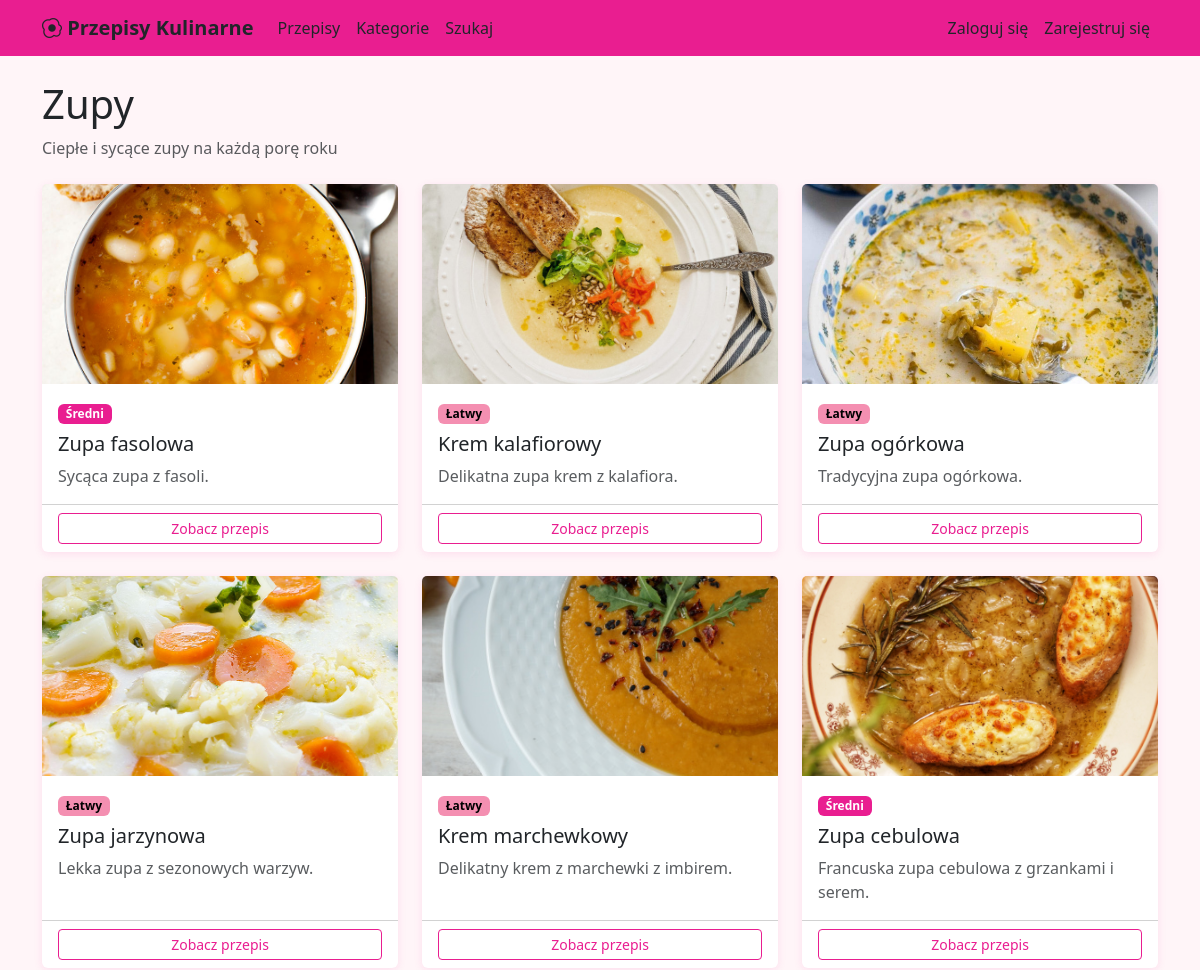
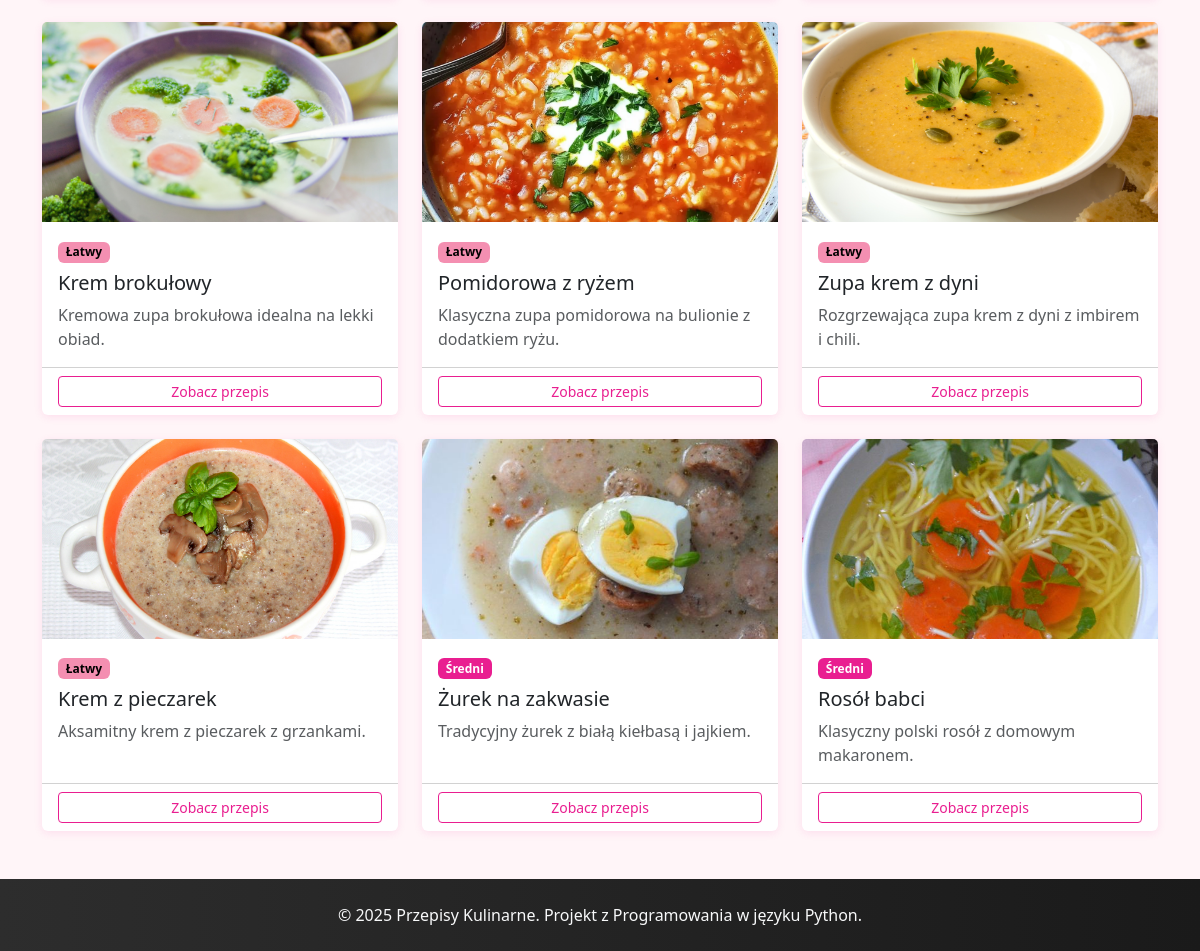
The app's page /kategoria/zupy/ with its own data (2 pictures, top to bottom).
### recipes/models.py (models this page shows, shortened)
class Category(models.Model):
    name = models.CharField(max_length=100, unique=True, verbose_name='Nazwa')
    slug = models.SlugField(max_length=100, unique=True)
    description = models.TextField(blank=True, verbose_name='Opis')
    image = models.ImageField(upload_to='categories/', blank=True, null=True, verbose_name='Zdjęcie')
    class Meta:
        verbose_name = 'Kategoria'
        verbose_name_plural = 'Kategorie'
        ordering = ['name']

class Recipe(models.Model):
    DIFFICULTY_CHOICES = [
        ('easy', 'Łatwy'),
        ('medium', 'Średni'),
        ('hard', 'Trudny'),
    ]
    title = models.CharField(max_length=200, verbose_name='Tytuł')
    slug = models.SlugField(max_length=200, unique=True)
    author = models.ForeignKey(User, on_delete=models.CASCADE, related_name='recipes', verbose_name='Autor')
    category = models.ForeignKey(Category, on_delete=models.SET_NULL, null=True, related_name='recipes', verbose_name='Kategoria')
    tags = models.ManyToManyField(Tag, blank=True, related_name='recipes', verbose_name='Tagi')
    description = models.TextField(verbose_name='Opis')
    instructions = models.TextField(verbose_name='Instrukcje przygotowania')
    prep_time = models.PositiveIntegerField(verbose_name='Czas przygotowania (min)')
    cook_time = models.PositiveIntegerField(verbose_name='Czas gotowania (min)')
    servings = models.PositiveIntegerField(default=4, verbose_name='Liczba porcji')
    difficulty = models.CharField(max_length=10, choices=DIFFICULTY_CHOICES, default='medium', verbose_name='Poziom trudności')
    image = models.ImageField(upload_to='recipes/', blank=True, null=True, verbose_name='Zdjęcie')
    created_at = models.DateTimeField(auto_now_add=True)
    updated_at = models.DateTimeField(auto_now=True)
    is_published = models.BooleanField(default=True, verbose_name='Opublikowany')
    class Meta:
        verbose_name = 'Przepis'
        verbose_name_plural = 'Przepisy'
        ordering = ['-created_at']

### recipes/views.py (the view)
# urls.py: path('kategoria/<slug:slug>/', views.category_detail, name='category_detail'),
def category_detail(request, slug):
    category = get_object_or_404(Category, slug=slug)
    recipes = category.recipes.filter(is_published=True)
    return render(request, 'recipes/category_detail.html', {
        'category': category,
        'recipes': recipes,
    })

### templates/recipes/category_detail.html (shortened to what this page needs)
{% extends 'base.html' %}
{% block content %}
<h1 class="mb-2">{{ category.name }}</h1>
{% if category.description %}
<p class="text-muted mb-4">{{ category.description }}</p>
{% endif %}
<div class="row g-4">
    {% for recipe in recipes %}
    <div class="col-md-4">
        <div class="card h-100">
            {% if recipe.image %}
            <img src="{{ recipe.image.url }}" class="card-img-top" alt="{{ recipe.title }}">
            {% else %}
            <div class="no-image-placeholder card-img-top">
                <i class="bi bi-camera"></i>
            </div>
            {% endif %}
            <div class="card-body">
                <span class="badge badge-difficulty-{{ recipe.difficulty }} mb-2">{{ recipe.get_difficulty_display }}</span>
                <h5 class="card-title">{{ recipe.title }}</h5>
                <p class="card-text text-muted">{{ recipe.description|truncatewords:20 }}</p>
            </div>
            <div class="card-footer bg-transparent">
                <a href="{% url 'recipes:recipe_detail' recipe.slug %}" class="btn btn-outline-success btn-sm w-100">
                    Zobacz przepis
                </a>
            </div>
        </div>
    </div>
    {% empty %}
    <div class="col-12 text-center py-5">
        <h4 class="text-muted">Brak przepisów w tej kategorii</h4>
    </div>
    {% endfor %}
</div>
{% endblock %}

### static/css/style.css (style rules this page uses)
:root { --pink: #e91e90; --pink-dark: #c2185b; --pink-light: #f48fb1; --pink-bg: #fce4ec; }
body { min-height: 100vh; display: flex; flex-direction: column; background-color: #fff5f8; }
.card { transition: transform 0.2s; border: none; box-shadow: 0 2px 8px rgba(233,30,144,0.1); }
.card-img-top { height: 200px; object-fit: cover; }
.badge-difficulty-easy { background-color: var(--pink-light); color: #000; }
.badge-difficulty-medium { background-color: var(--pink); }
.btn-outline-success { color: var(--pink) !important; border-color: var(--pink) !important; }
a { color: var(--pink); }

### records on screen
Category: name "Zupy", description "Ciepłe i sycące zupy na każdą porę roku"
Recipe: image (picture), difficulty "Średni", title "Zupa fasolowa", description "Sycąca zupa z fasoli."
Recipe: image (picture), difficulty "Łatwy", title "Krem kalafiorowy", description "Delikatna zupa krem z kalafiora."
Recipe: image (picture), difficulty "Łatwy", title "Zupa ogórkowa", description "Tradycyjna zupa ogórkowa."
Recipe: image (picture), difficulty "Łatwy", title "Zupa jarzynowa", description "Lekka zupa z sezonowych warzyw."
Recipe: image (picture), difficulty "Łatwy", title "Krem marchewkowy", description "Delikatny krem z marchewki z imbirem."
Recipe: image (picture), difficulty "Średni", title "Zupa cebulowa", description "Francuska zupa cebulowa z grzankami i serem."
Recipe: image (picture), difficulty "Łatwy", title "Krem brokułowy", description "Kremowa zupa brokułowa idealna na lekki obiad."
Recipe: image (picture), difficulty "Łatwy", title "Pomidorowa z ryżem", description "Klasyczna zupa pomidorowa na bulionie z dodatkiem ryżu."
Recipe: image (picture), difficulty "Łatwy", title "Zupa krem z dyni", description "Rozgrzewająca zupa krem z dyni z imbirem i chili."
Recipe: image (picture), difficulty "Łatwy", title "Krem z pieczarek", description "Aksamitny krem z pieczarek z grzankami."
Recipe: image (picture), difficulty "Średni", title "Żurek na zakwasie", description "Tradycyjny żurek z białą kiełbasą i jajkiem."
Recipe: image (picture), difficulty "Średni", title "Rosół babci", description "Klasyczny polski rosół z domowym makaronem."
